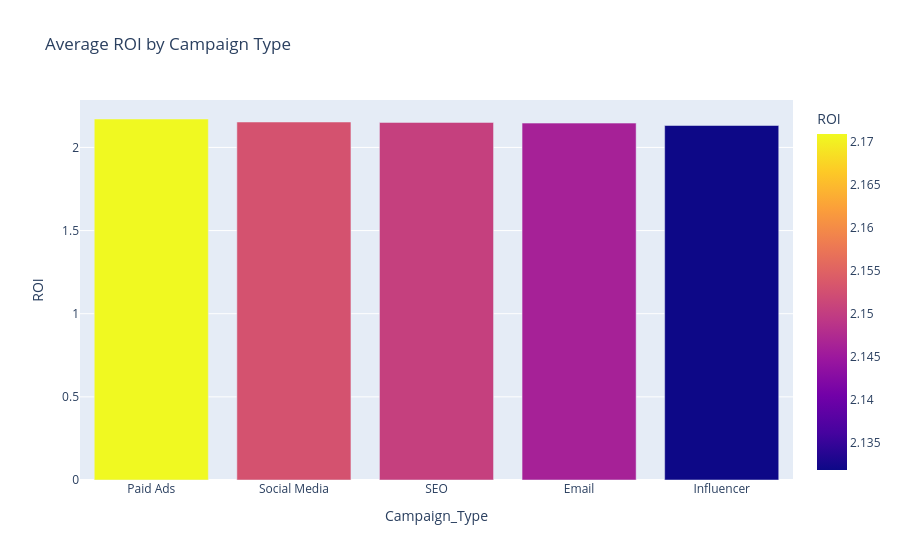

The notebook cell saved with this chart:
### Markdown cell above
### **Analyze campaign performance across brands**

### Code cell
analysis_2 = (
    final_df.groupby("Campaign_Type")["ROI"].mean()
    .reset_index().sort_values(by="ROI", ascending=False)
)
fig = px.bar(analysis_2, x="Campaign_Type", y="ROI", color="ROI", title="Average ROI by Campaign Type")
fig.show()

### Figure 1 — Plotly figure (JSON) as saved in the notebook; plotly's stock layout.template omitted (floating-point values rounded to 4 significant figures)
{"data": [{"hovertemplate": "Campaign_Type=%{x}<br>ROI=%{marker.color}<extra></extra>", "legendgroup": "", "marker": {"color": [2.171, 2.153, 2.15, 2.146, 2.132], "coloraxis": "coloraxis", "pattern": {"shape": ""}}, "name": "", "orientation": "v", "showlegend": false, "textposition": "auto", "type": "bar", "x": ["Paid Ads", "Social Media", "SEO", "Email", "Influencer"], "xaxis": "x", "y": [2.171, 2.153, 2.15, 2.146, 2.132], "yaxis": "y"}], "layout": {"barmode": "relative", "coloraxis": {"colorbar": {"title": {"text": "ROI"}}, "colorscale": [[0, "#0d0887"], [0.1111, "#46039f"], [0.2222, "#7201a8"], [0.3333, "#9c179e"], [0.4444, "#bd3786"], [0.5556, "#d8576b"], [0.6667, "#ed7953"], [0.7778, "#fb9f3a"], [0.8889, "#fdca26"], [1, "#f0f921"]]}, "legend": {"tracegroupgap": 0}, "title": {"text": "Average ROI by Campaign Type"}, "xaxis": {"anchor": "y", "domain": [0, 1], "title": {"text": "Campaign_Type"}}, "yaxis": {"anchor": "x", "domain": [0, 1], "title": {"text": "ROI"}}}}
